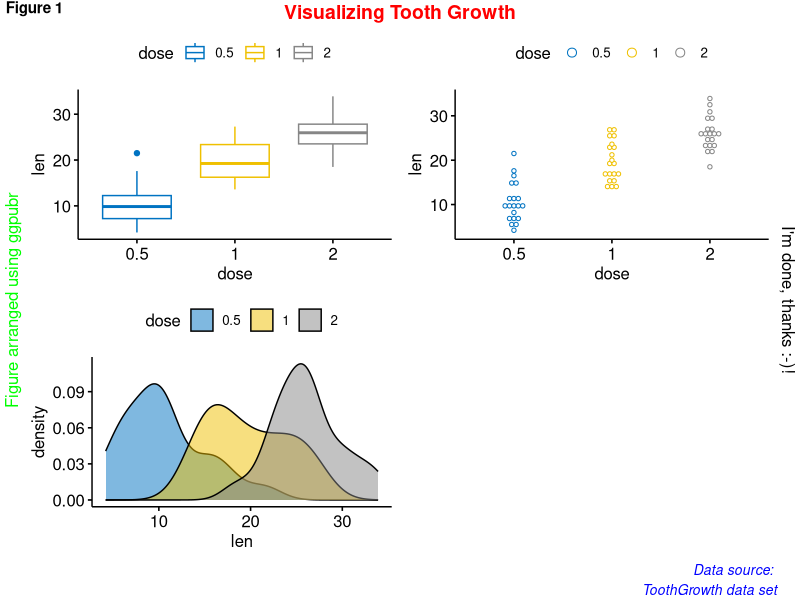

This chart was generated by the following R code:
library(ggpubr)


### Name: annotate_figure
### Title: Annotate Arranged Figure
### Aliases: annotate_figure

### ** Examples

data("ToothGrowth")
df <- ToothGrowth
df$dose <- as.factor(df$dose)

# Create some plots
# ::::::::::::::::::::::::::::::::::::::::::::::::::
# Box plot
bxp <- ggboxplot(df, x = "dose", y = "len",
    color = "dose", palette = "jco")
# Dot plot
dp <- ggdotplot(df, x = "dose", y = "len",
    color = "dose", palette = "jco")
# Density plot
dens <- ggdensity(df, x = "len", fill = "dose", palette = "jco")

# Arrange and annotate
# ::::::::::::::::::::::::::::::::::::::::::::::::::
figure <- ggarrange(bxp, dp, dens, ncol = 2, nrow = 2)
annotate_figure(figure,
               top = text_grob("Visualizing Tooth Growth", color = "red", face = "bold", size = 14),
               bottom = text_grob("Data source: \n ToothGrowth data set", color = "blue",
                                  hjust = 1, x = 1, face = "italic", size = 10),
               left = text_grob("Figure arranged using ggpubr", color = "green", rot = 90),
               right = "I'm done, thanks :-)!",
               fig.lab = "Figure 1", fig.lab.face = "bold"
)
